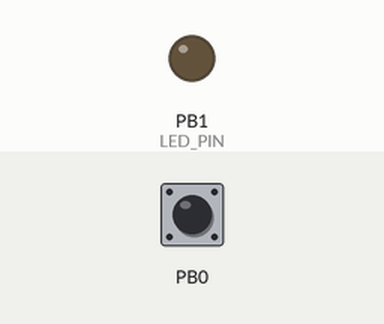
Bench run of a sketch on a simulated ATtiny85, built with avr-gcc and run on an emulated ATtiny85. Shown: output pins drawn as LEDs (lit = HIGH). Inputs (shaded band) come from the test bench; at power-on: PB0 HIGH.

Above: at 1.2 s.
1.3 s: PB0 pulled LOW for 0.15 s
At 1.38 s:
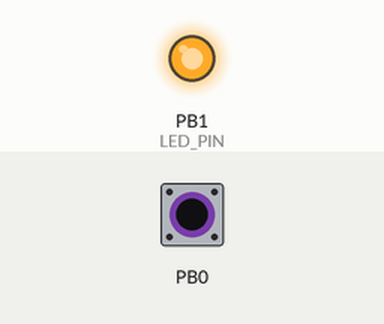
2.9 s: PB0 pulled LOW for 3.2 s
At 6.8 s:
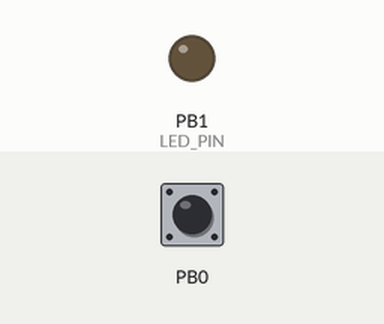
Timing chart, 0 to 8.3 s (numbered marks = the images above; inputs shaded):
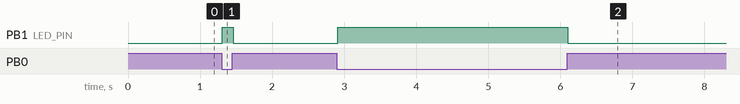

The sketch:

TinyCapSense.ino
```cpp
/*
 * Capsense with an ATTINY85 Lily/Digispark
 * Connect SEND PIN to PIN 0 and RECV PIN to PIN 4
 */

#include <CapacitiveSensor.h>

#define CAP_SENS  0
#define CAP_SEND  3
#define LED_PIN   1

// 1M resistor between pins
// 100pF cap between CAP_SENS and GND
// add a capacitive sensor (wire, foil, conductive object) to pin CAP_SENS
CapacitiveSensor capsense = CapacitiveSensor(CAP_SEND, CAP_SENS);

void setup() {
  pinMode(LED_PIN, OUTPUT);
  //Serial.begin(9600);
  // turn off autocalibrate on channel 1 - just as an example
  capsense.set_CS_AutocaL_Millis(0xFFFFFFFF);
  //capsense.set_CS_AutocaL_Millis(100);
}

void loop() {
  int mappedval = 0;
  long capval =  capsense.capacitiveSensor(30);
  //Serial.println(capval);
  if(capval > 1500) {
    digitalWrite(LED_PIN, HIGH);
  } else {
    digitalWrite(LED_PIN, LOW);
  }
  delay(10);                             // arbitrary delay to limit data to serial port
}
```

Measured:
- after the input at 1.3 s, PB1 (LED_PIN): LOW → HIGH at once, → LOW 0.16 s later
- after the input at 2.9 s, PB1 (LED_PIN): LOW → HIGH at once, → LOW 3.2 s later
